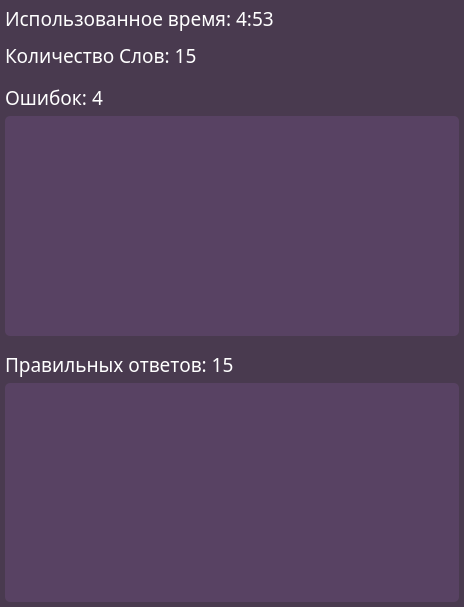
                 <widget class="QWidget" name="scrollAreaWidgetContents_2">
                  <property name="geometry">
                   <rect>
                    <x>0</x>
                    <y>0</y>
                    <width>464</width>
                    <height>607</height>
                   </rect>
                  </property>
                  <property name="styleSheet">
                   <string notr="true">QFrame{
padding: 0px;
margin:0px;
}
QWidget{
background: rgb(100, 78, 110);
}
</string>
                  </property>
                  <layout class="QVBoxLayout" name="verticalLayout_26" stretch="0">
                   <property name="spacing">
                    <number>0</number>
                   </property>
                   <property name="leftMargin">
                    <number>0</number>
                   </property>
                   <property name="topMargin">
                    <number>0</number>
                   </property>
                   <property name="rightMargin">
                    <number>0</number>
                   </property>
                   <property name="bottomMargin">
                    <number>0</number>
                   </property>
                   <item>
                    <widget class="QFrame" name="resultsEndFrame">
                     <property name="styleSheet">
                      <string notr="true">QFrame{
background: rgb(73, 58, 79);
border-radius: 0px;
}
QLabel{
color: white;
}
QPlainTextEdit{
border-radius: 5px;
background: rgb(88, 66, 99);
padding: 7px;
padding-left:5px;
color: white;
}</string>
                     </property>
                     <property name="frameShape">
                      <enum>QFrame::NoFrame</enum>
                     </property>
                     <property name="frameShadow">
                      <enum>QFrame::Raised</enum>
                     </property>
                     <layout class="QVBoxLayout" name="verticalLayout_30">
                      <property name="spacing">
                       <number>10</number>
                      </property>
                      <property name="leftMargin">
                       <number>5</number>
                      </property>
                      <property name="topMargin">
                       <number>5</number>
                      </property>
                      <property name="rightMargin">
                       <number>5</number>
                      </property>
                      <property name="bottomMargin">
                       <number>5</number>
                      </property>
                      <item>
                       <widget class="QLabel" name="labelTimePass">
                        <property name="font">
                         <font>
                          <family>Yu Gothic UI Semilight</family>
                          <pointsize>14</pointsize>
                         </font>
                        </property>
                        <property name="text">
                         <string>Использованное время: 4:53</string>
                        </property>
                       </widget>
                      </item>
                      <item>
                       <widget class="QLabel" name="labelAmountWords">
                        <property name="font">
                         <font>
                          <family>Yu Gothic UI Semilight</family>
                          <pointsize>14</pointsize>
                         </font>
                        </property>
                        <property name="text">
                         <string>Количество Слов: 15</string>
                        </property>
                       </widget>
                      </item>
                      <item>
                       <widget class="QFrame" name="wordsFrameRes">
                        <property name="frameShape">
                         <enum>QFrame::NoFrame</enum>
                        </property>
                        <property name="frameShadow">
                         <enum>QFrame::Raised</enum>
                        </property>
                        <layout class="QVBoxLayout" name="verticalLayout_29" stretch="1,1">
                         <property name="spacing">
                          <number>15</number>
                         </property>
                         <property name="leftMargin">
                          <number>0</number>
                         </property>
                         <property name="topMargin">
                          <number>5</number>
                         </property>
                         <property name="rightMargin">
                          <number>0</number>
                         </property>
                         <property name="bottomMargin">
                          <number>0</number>
                         </property>
                         <item>
                          <widget class="QFrame" name="errorFrameRes">
                           <property name="frameShape">
                            <enum>QFrame::NoFrame</enum>
                           </property>
                           <property name="frameShadow">
                            <enum>QFrame::Raised</enum>
                           </property>
                           <layout class="QVBoxLayout" name="verticalLayout_28">
                            <property name="spacing">
                             <number>5</number>
                            </property>
                            <property name="leftMargin">
                             <number>0</number>
                            </property>
                            <property name="topMargin">
                             <number>0</number>
                            </property>
                            <property name="rightMargin">
                             <number>0</number>
                            </property>
                            <property name="bottomMargin">
                             <number>0</number>
                            </property>
                            <item>
                             <widget class="QLabel" name="errorLabelRes">
                              <property name="font">
                               <font>
                                <family>Yu Gothic UI Semilight</family>
                                <pointsize>14</pointsize>
                               </font>
                              </property>
                              <property name="text">
                               <string>Ошибок: 4</string>
                              </property>
                             </widget>
                            </item>
                            <item>
                             <widget class="QPlainTextEdit" name="errorTextEdit">
                              <property name="font">
                               <font>
                                <family>Yu Gothic UI Semilight</family>
                                <pointsize>12</pointsize>
                               </font>
                              </property>
                              <property name="styleSheet">
                               <string notr="true"/>
                              </property>
                              <property name="frameShape">
                               <enum>QFrame::NoFrame</enum>
                              </property>
                              <property name="verticalScrollBarPolicy">
                               <enum>Qt::ScrollBarAsNeeded</enum>
                              </property>
                              <property name="horizontalScrollBarPolicy">
                               <enum>Qt::ScrollBarAlwaysOff</enum>
                              </property>
                              <property name="sizeAdjustPolicy">
                               <enum>QAbstractScrollArea::AdjustIgnored</enum>
                              </property>
                              <property name="readOnly">
                               <bool>true</bool>
                              </property>
                              <property name="plainText">
                               <string/>
                              </property>
                             </widget>
                            </item>
                           </layout>
                          </widget>
                         </item>
                         <item>
                          <widget class="QFrame" name="correctFrameRes">
                           <property name="frameShape">
                            <enum>QFrame::NoFrame</enum>
                           </property>
                           <property name="frameShadow">
                            <enum>QFrame::Raised</enum>
                           </property>
                           <layout class="QVBoxLayout" name="verticalLayout_27">
                            <property name="spacing">
                             <number>5</number>
                            </property>
                            <property name="leftMargin">
                             <number>0</number>
                            </property>
                            <property name="topMargin">
                             <number>0</number>
                            </property>
                            <property name="rightMargin">
                             <number>0</number>
                            </property>
                            <property name="bottomMargin">
                             <number>0</number>
                            </property>
                            <item>
                             <widget class="QLabel" name="correctLabelRes">
                              <property name="font">
                               <font>
                                <family>Yu Gothic UI Semilight</family>
                                <pointsize>14</pointsize>
                               </font>
                              </property>
                              <property name="text">
                               <string>Правильных ответов: 15</string>
                              </property>
                             </widget>
                            </item>
                            <item>
                             <widget class="QPlainTextEdit" name="correctTextEdit">
                              <property name="font">
                               <font>
                                <family>Yu Gothic UI Semilight</family>
                                <pointsize>12</pointsize>
                               </font>
                              </property>
                              <property name="frameShape">
                               <enum>QFrame::NoFrame</enum>
                              </property>
                              <property name="verticalScrollBarPolicy">
                               <enum>Qt::ScrollBarAsNeeded</enum>
                              </property>
                              <property name="horizontalScrollBarPolicy">
                               <enum>Qt::ScrollBarAlwaysOff</enum>
                              </property>
                              <property name="readOnly">
                               <bool>true</bool>
                              </property>
                              <property name="plainText">
                               <string/>
                              </property>
                             </widget>
                            </item>
                           </layout>
                          </widget>
                         </item>
                        </layout>
                       </widget>
                      </item>
                     </layout>
                    </widget>
                   </item>
                  </layout>
                 </widget>
